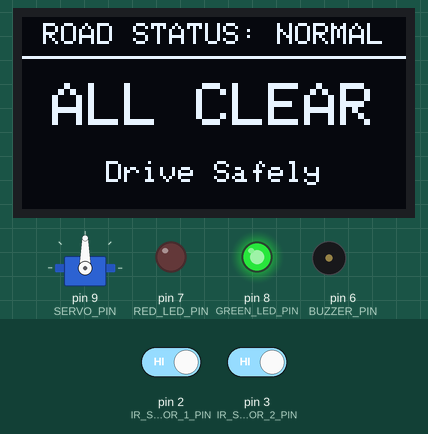
Simulated run of this sketch. Board: Arduino Uno, built with avr-gcc and run on an emulated ATmega328P. Parts: servo, 128×64 one-colour display, output pins drawn as LEDs (lit = HIGH), buzzer (waves = sounding, pin HIGH). The inputs (shaded band) are chosen by the test bench; at power-on: pin 2 (IR_SENSOR_1_PIN) HIGH, pin 3 (IR_SENSOR_2_PIN) HIGH. What the sketch prints to the serial monitor is not drawn.

Above: at 2.2 s.
2.3 s: pin 2 (IR_SENSOR_1_PIN) driven LOW
At 2.95 s:
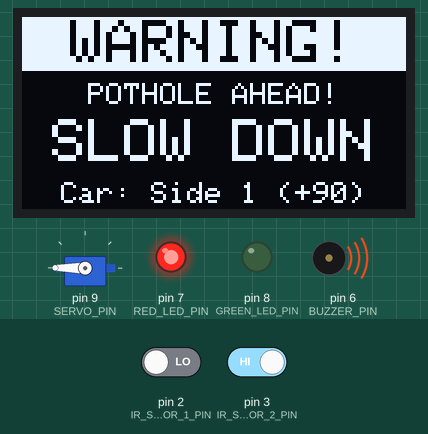
4.5 s: pin 2 (IR_SENSOR_1_PIN) driven HIGH
At 4.69 s:
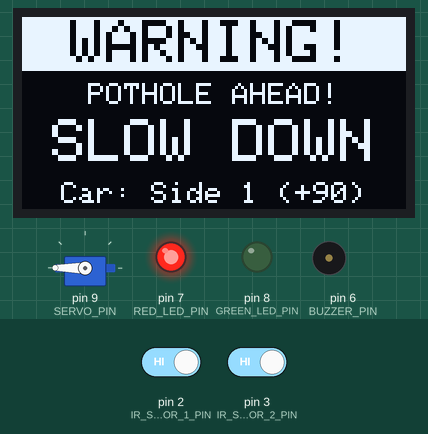
6.2 s: pin 3 (IR_SENSOR_2_PIN) driven LOW
At 6.84 s:
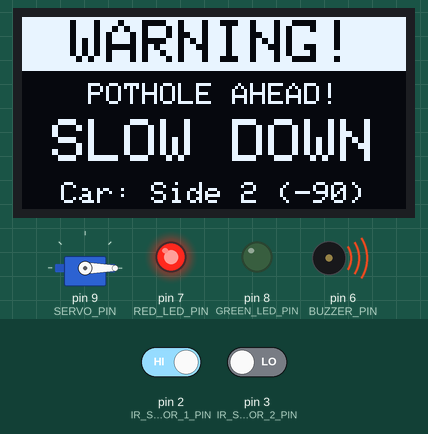
8.4 s: pin 3 (IR_SENSOR_2_PIN) driven HIGH
At 8.58 s:
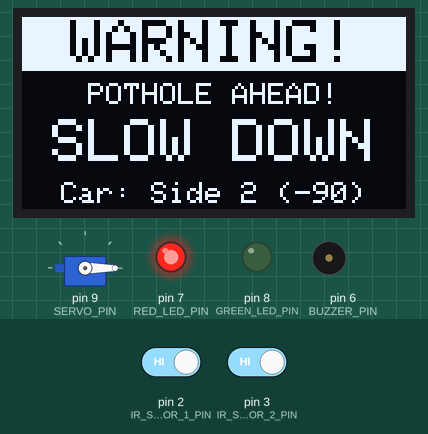
Timing chart, 0 to 11.1 s (numbered marks = the images above; inputs shaded):
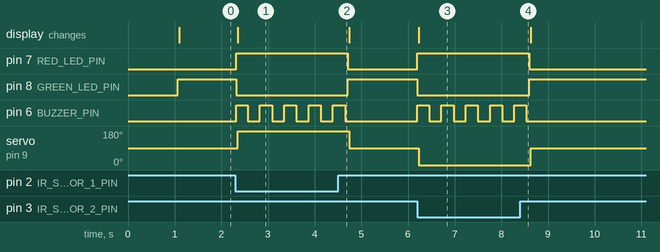

Measured:
- after the input at 2.3 s, pin 7 (RED_LED_PIN): LOW → HIGH at once; pin 8 (GREEN_LED_PIN): HIGH → LOW at once; pin 6 (BUZZER_PIN): alternates HIGH for 0.26 s and LOW for 0.26 s, starting at once; servo on pin 9 (SERVO_PIN): 90° → 180° after 0.05 s; the display: changes after 0.05 s (image 1)
- after the input at 4.5 s, pin 7 (RED_LED_PIN): HIGH → LOW after 0.21 s; pin 8 (GREEN_LED_PIN): LOW → HIGH after 0.21 s; pin 6 (BUZZER_PIN): goes on until 4.7 s, then stays LOW; servo on pin 9 (SERVO_PIN): 180° → 90° after 0.24 s
- after the input at 6.2 s, pin 7 (RED_LED_PIN): LOW → HIGH at once; pin 8 (GREEN_LED_PIN): HIGH → LOW at once; pin 6 (BUZZER_PIN): alternates HIGH for 0.26 s and LOW for 0.26 s, starting at once; servo on pin 9 (SERVO_PIN): 90° → 0° at once; the display: changes at once (image 3)
- after the input at 8.4 s, pin 7 (RED_LED_PIN): HIGH → LOW after 0.20 s; pin 8 (GREEN_LED_PIN): LOW → HIGH after 0.20 s; pin 6 (BUZZER_PIN): goes on until 8.5 s, then stays LOW; servo on pin 9 (SERVO_PIN): 0° → 90° after 0.23 s

The sketch:

pothole.ino
```cpp
/*
 * Intelligent Pothole Warning Road (Arduino Based)
 * ------------------------------------------------
 * Uses TWO IR obstacle sensors (one on each side of the pothole) to detect
 * approaching vehicles from either direction and warn drivers with:
 *   - Red Warning LED (ON) & Green Normal LED (OFF)
 *   - Pulsing 5V Buzzer alarm
 *   - SG90 Servo Motor turning the warning sign +90 deg (Side 1) or -90 deg (Side 2)
 *     relative to its 90 deg center resting position, then returning to center
 *     as soon as the car passes (IR sensors stop detecting)
 *   - GME12864-4 (SSD1306 128x64 I2C) OLED Display showing live status & direction
 *
 * Required Libraries (install via Arduino IDE Library Manager):
 *   - Adafruit SSD1306
 *   - Adafruit GFX Library
 */

#include <Wire.h>
#include <Adafruit_GFX.h>
#include <Adafruit_SSD1306.h>
#include <Servo.h>

// -------------------- OLED Configuration -----------------
#define SCREEN_WIDTH   128
#define SCREEN_HEIGHT  64
#define OLED_RESET     -1

Adafruit_SSD1306 display(SCREEN_WIDTH, SCREEN_HEIGHT, &Wire, OLED_RESET);
bool oledReady = false;

// -------------------- Pin Definitions --------------------
const int IR_SENSOR_1_PIN = 2;  // Side 1 IR Sensor OUT pin
const int IR_SENSOR_2_PIN = 3;  // Side 2 IR Sensor OUT pin
const int BUZZER_PIN      = 6;  // 5V Active Buzzer (+) pin
const int RED_LED_PIN     = 7;  // Red LED (+) via 220-ohm resistor
const int GREEN_LED_PIN   = 8;  // Green LED (+) via 220-ohm resistor
const int SERVO_PIN       = 9;  // SG90 Servo signal (orange) wire
// Note: GME12864-4 OLED uses I2C pins A4 (SDA) and A5 (SCL) on Arduino UNO / UNO Mini

// -------------------- Configuration ----------------------
// Most IR obstacle sensor modules (LM393/FC-51) output LOW when an object is detected.
// Change to HIGH if your sensor module outputs HIGH when detecting a car.
const int SENSOR_DETECTED = LOW;

// Standard 2-pin active buzzers turn ON when BUZZER_PIN is HIGH.
// Change BUZZER_ON_LEVEL to LOW if you have a 3-pin active-LOW buzzer module.
const int BUZZER_ON_LEVEL  = HIGH;
const int BUZZER_OFF_LEVEL = (BUZZER_ON_LEVEL == HIGH) ? LOW : HIGH;

// SG90 positional servo range is 0..180 degrees.
// Mount the sign board at the 90-degree midpoint so +90 turns to 180 and -90 turns to 0.
const int SIGN_CENTER_ANGLE = 90;   // Normal / default state (neutral)
const int SIGN_SIDE1_ANGLE  = 180;  // +90 deg from center (Side 1)
const int SIGN_SIDE2_ANGLE  = 0;    // -90 deg from center (Side 2)

// Brief 200ms release delay after sensors clear so servo returns right after the car passes.
// Set to 0 for immediate return with no debounce delay.
const unsigned long ALERT_HOLD_MS    = 200;
const unsigned long BEEP_INTERVAL_MS = 250;  // Buzzer beep toggle speed

// -------------------- State Types & Variables ------------
enum AlertSide {
  SIDE_NONE = 0,
  SIDE_1    = 1,
  SIDE_2    = 2
};

Servo warningServo;
AlertSide activeSide         = SIDE_NONE;
bool buzzerOn                = false;
unsigned long lastDetectTime = 0;
unsigned long lastBeepTime   = 0;

bool initOledDisplay() {
  Wire.begin();
  const uint8_t addresses[2] = {0x3C, 0x3D};

  for (int i = 0; i < 2; i++) {
    Wire.beginTransmission(addresses[i]);
    if (Wire.endTransmission() == 0) {
      Serial.print(F("OLED I2C device found at 0x"));
      Serial.println(addresses[i], HEX);
      if (display.begin(SSD1306_SWITCHCAPVCC, addresses[i])) {
        return true;
      }
      Serial.println(F("display.begin() failed (check RAM or SSD1306 compatibility)."));
    }
  }
  return false;
}

void showOledSplash() {
  if (!oledReady) return;
  display.clearDisplay();
  display.setTextColor(SSD1306_WHITE);
  display.setTextSize(1);
  display.setCursor(16, 12);
  display.print(F("POTHOLE WARNING"));
  display.setCursor(31, 26);
  display.print(F("ROAD SYSTEM"));
  display.setCursor(22, 46);
  display.print(F("Initializing..."));
  display.display();
}

void showOledNormal() {
  if (!oledReady) return;
  display.clearDisplay();
  display.setTextColor(SSD1306_WHITE);

  display.setTextSize(1);
  display.setCursor(7, 2);
  display.print(F("ROAD STATUS: NORMAL"));
  display.drawLine(0, 13, 127, 13, SSD1306_WHITE);

  display.setTextSize(2);
  display.setCursor(10, 22);
  display.print(F("ALL CLEAR"));

  display.setTextSize(1);
  display.setCursor(28, 48);
  display.print(F("Drive Safely"));
  display.display();
}

void showOledAlert(AlertSide side) {
  if (!oledReady) return;
  display.clearDisplay();

  // Inverted warning header banner
  display.fillRect(0, 0, 128, 18, SSD1306_WHITE);
  display.setTextColor(SSD1306_BLACK);
  display.setTextSize(2);
  display.setCursor(16, 1);
  display.print(F("WARNING!"));

  display.setTextColor(SSD1306_WHITE);
  display.setTextSize(1);
  display.setCursor(22, 22);
  display.print(F("POTHOLE AHEAD!"));

  display.setTextSize(2);
  display.setCursor(10, 34);
  display.print(F("SLOW DOWN"));

  display.setTextSize(1);
  display.setCursor(13, 55);
  if (side == SIDE_1) {
    display.print(F("Car: Side 1 (+90)"));
  } else {
    display.print(F("Car: Side 2 (-90)"));
  }
  display.display();
}

void setNormalState() {
  activeSide = SIDE_NONE;
  digitalWrite(GREEN_LED_PIN, HIGH);
  digitalWrite(RED_LED_PIN, LOW);
  digitalWrite(BUZZER_PIN, BUZZER_OFF_LEVEL);
  buzzerOn = false;
  warningServo.write(SIGN_CENTER_ANGLE);
  showOledNormal();
}

void activateAlertForSide(AlertSide side, unsigned long now) {
  bool wasInactive = (activeSide == SIDE_NONE);
  activeSide = side;

  digitalWrite(GREEN_LED_PIN, LOW);
  digitalWrite(RED_LED_PIN, HIGH);
  warningServo.write(side == SIDE_1 ? SIGN_SIDE1_ANGLE : SIGN_SIDE2_ANGLE);

  if (wasInactive) {
    buzzerOn = true;
    digitalWrite(BUZZER_PIN, BUZZER_ON_LEVEL);
    lastBeepTime = now;
  }

  showOledAlert(side);
}

void setup() {
  // INPUT_PULLUP prevents floating false triggers if an IR sensor is unplugged
  pinMode(IR_SENSOR_1_PIN, INPUT_PULLUP);
  pinMode(IR_SENSOR_2_PIN, INPUT_PULLUP);
  pinMode(BUZZER_PIN, OUTPUT);
  pinMode(RED_LED_PIN, OUTPUT);
  pinMode(GREEN_LED_PIN, OUTPUT);

  digitalWrite(BUZZER_PIN, BUZZER_OFF_LEVEL);
  warningServo.attach(SERVO_PIN);
  Serial.begin(9600);

  oledReady = initOledDisplay();
  if (!oledReady) {
    Serial.println(F("WARNING: GME12864-4 OLED not found at 0x3C/0x3D. Check A4(SDA)/A5(SCL) & VCC/GND."));
  } else {
    showOledSplash();
    delay(1000);
  }

  setNormalState();
  Serial.println(F("Intelligent Pothole Warning Road (Dual IR) initialized."));
}

void loop() {
  unsigned long now = millis();
  bool side1Detected = (digitalRead(IR_SENSOR_1_PIN) == SENSOR_DETECTED);
  bool side2Detected = (digitalRead(IR_SENSOR_2_PIN) == SENSOR_DETECTED);
  bool anyDetected   = (side1Detected || side2Detected);

  if (anyDetected) {
    lastDetectTime = now;

    // Determine which side triggered (if both trigger simultaneously, keep activeSide or default to SIDE_1)
    AlertSide targetSide = activeSide;
    if (side1Detected && !side2Detected) {
      targetSide = SIDE_1;
    } else if (side2Detected && !side1Detected) {
      targetSide = SIDE_2;
    } else if (targetSide == SIDE_NONE) {
      targetSide = SIDE_1;
    }

    if (targetSide != activeSide) {
      activateAlertForSide(targetSide, now);
      if (targetSide == SIDE_1) {
        Serial.println(F("ALERT: Side 1 vehicle detected! Servo +90 (180 deg)."));
      } else {
        Serial.println(F("ALERT: Side 2 vehicle detected! Servo -90 (0 deg)."));
      }
    }
  }

  if (activeSide != SIDE_NONE) {
    // Keep pulsing the buzzer while warning is active
    if (now - lastBeepTime >= BEEP_INTERVAL_MS) {
      lastBeepTime = now;
      buzzerOn = !buzzerOn;
      digitalWrite(BUZZER_PIN, buzzerOn ? BUZZER_ON_LEVEL : BUZZER_OFF_LEVEL);
    }

    // Return servo & alerts to default immediately after both IR sensors stop detecting
    if (!anyDetected && (now - lastDetectTime >= ALERT_HOLD_MS)) {
      setNormalState();
      Serial.println(F("NORMAL: Car passed. Servo centered (90 deg), Green LED ON."));
    }
  }

  delay(20); // Short debounce/stability delay
}
```
